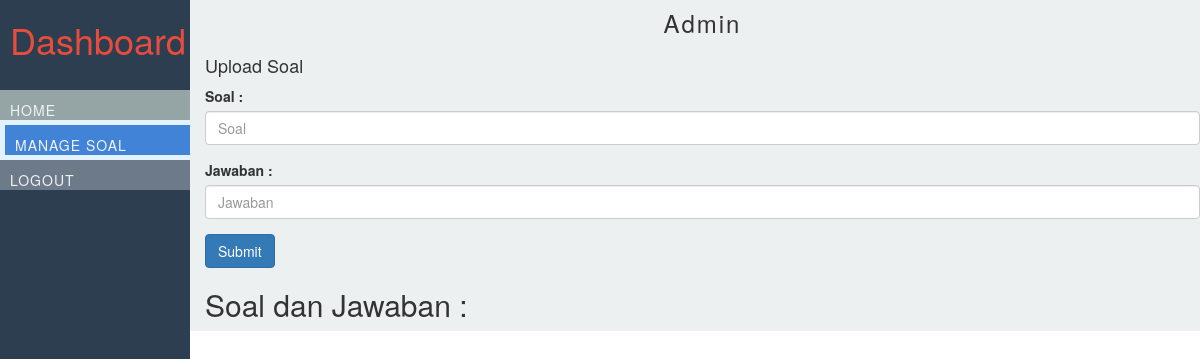
Page /admin/manages_soal.php on the earlier database version.
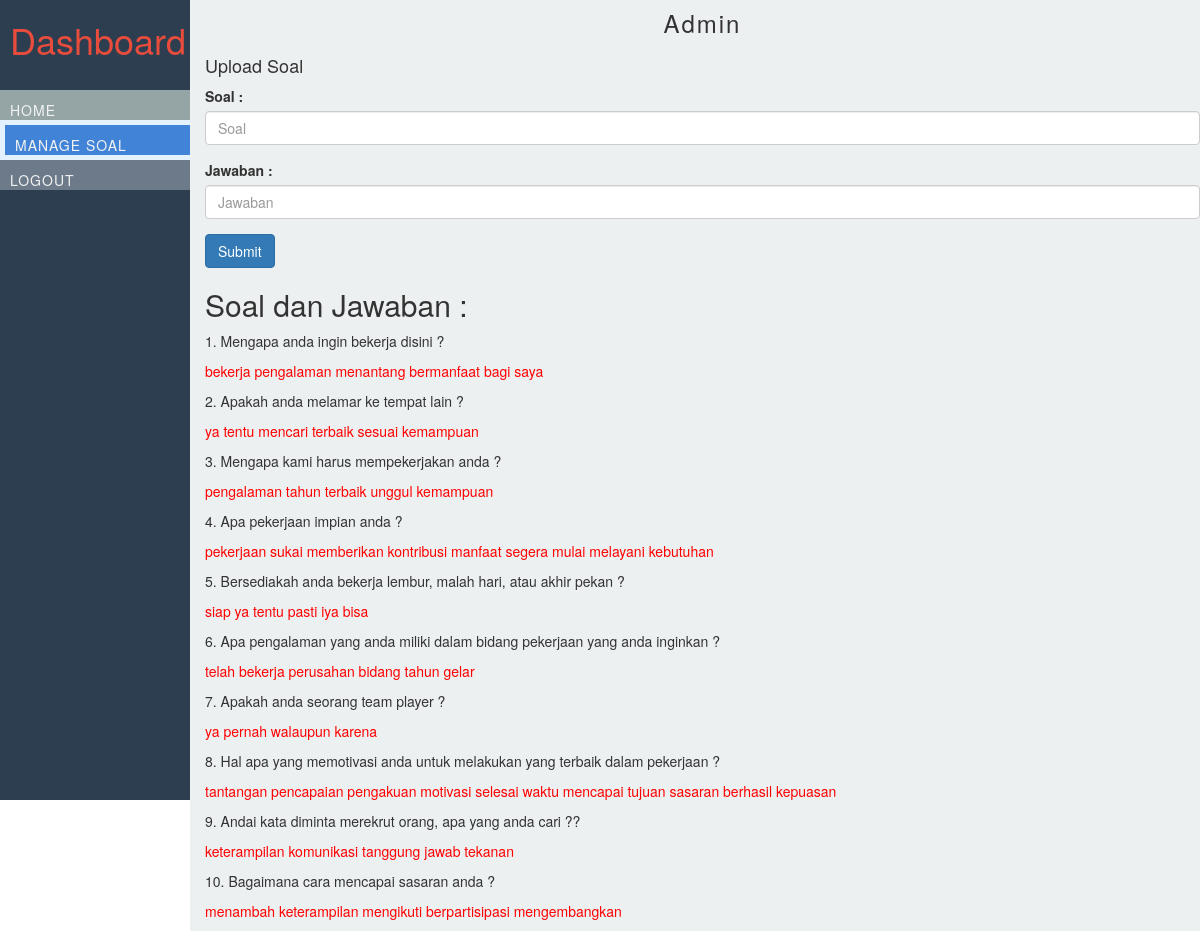
Same page on the later database version.
### tables this page shows
CREATE TABLE `t_soal` (
  `no` int(225) NOT NULL,
  `soal` varchar(225) NOT NULL,
  `system_answer` varchar(255) NOT NULL,
  `system_answer2` varchar(255) NOT NULL,
  `system_answer3` varchar(255) NOT NULL,
  `system_answer4` varchar(255) NOT NULL,
  `system_answer5` varchar(255) NOT NULL,
  `system_answer6` varchar(255) NOT NULL
);

### Controller/manage_soal.php (called while the page is built, shortened)
<?php
	include 'configdb.php';
	$soal = "SELECT * FROM t_soal";
	$q = $conn->query($soal);
?>

### admin/manages_soal.php (the view, shortened to what this page needs)
<?php
include '../Controller/manage_soal.php';
require_once '../layout/headeradmin.php';
 ?>
		</head>
		<body style="background-color: white;">
			<div class="row">
				<div class="col-md-2" style="background-color: #2c3e50; height: 100vh;">
					<h1 style="color: #e74c3c; margin-left: 10px;">Dashboard</h1> <br>
					<div class="menudashboard">
						<a id="home" href="home.php">Home</a><br>
						<a id="manage_soal" href="manage/update_soal.php">Manage Soal</a>
						<a id="logout" href="../Controller/logoutadmin.php">Logout</a>
					</div>
				</div>
				<div class="col-md-10" style="background-color: #ecf0f1;">
					<div class="isimenu">
						<div class="isimenu_body">
							<h3 class="login-header">
								Admin
							</h3>
							<form method="post" action="../Controller/manage_soal.php" class="formsoal">
								<h4>Upload Soal</h4>
								<div class="form-group">
									<label>Soal : </label>
									<input type="soal" placeholder="Soal" class="form-control" id="soal" name="soal" required>
								</div>
								<div class="form-group" >
									<label>Jawaban : </label>
									<input type="jawaban" placeholder="Jawaban" class="form-control" id="jawaban" name="jawaban" required>
								</div>
								<div class="form-group">
									<button class="btn btn-primary" name="submit">Submit</button>
								</div>
								<div class="Q&A">
									<div class="Q">
										<h2>Soal dan Jawaban :</h2>
										<?php
											if ($q->num_rows)
											{
												while ($row = $q->fetch_assoc())
												{
													echo "<div class=question>
																<p>".$row["no"].". ".$row["soal"]."<br>
																<p style=color:red>".$row["system_answer"]."</p>
														  </div>";
												}
											}
										?>
									</div>
								</div>
							</form>
						</div>
					</div>
				</div>
			</div>
		</body>
	</html>

Differences in the rows shown:
added t_soal: no "1", soal "Mengapa anda ingin bekerja disini ?", system_answer "bekerja pengalaman menantang bermanfaat bagi saya"
added t_soal: no "2", soal "Apakah anda melamar ke tempat lain ?", system_answer "ya tentu mencari terbaik sesuai kemampuan"
added t_soal: no "3", soal "Mengapa kami harus mempekerjakan anda ?", system_answer "pengalaman tahun terbaik unggul kemampuan"
added t_soal: no "4", soal "Apa pekerjaan impian anda ?", system_answer "pekerjaan sukai memberikan kontribusi manfaat segera mulai melayani kebutuhan"
added t_soal: no "5", soal "Bersediakah anda bekerja lembur, malah hari, atau akhir pekan ?", system_answer "siap ya tentu pasti iya bisa"
added t_soal: no "6", soal "Apa pengalaman yang anda miliki dalam bidang pekerjaan yang anda inginkan ?", system_answer "telah bekerja perusahan bidang tahun gelar"
added t_soal: no "7", soal "Apakah anda seorang team player ?", system_answer "ya pernah walaupun karena"
added t_soal: no "8", soal "Hal apa yang memotivasi anda untuk melakukan yang terbaik dalam pekerjaan ?", system_answer "tantangan pencapaian pengakuan motivasi selesai waktu mencapai tujuan sasaran berhasil kepuasan"
added t_soal: no "9", soal "Andai kata diminta merekrut orang, apa yang anda cari ??", system_answer "keterampilan komunikasi tanggung jawab tekanan"
added t_soal: no "10", soal "Bagaimana cara mencapai sasaran anda ?", system_answer "menambah keterampilan mengikuti berpartisipasi mengembangkan"
